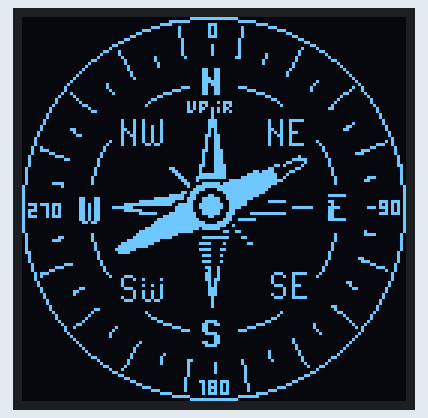
This sketch was run on a simulated Arduino Uno, built with avr-gcc and run on an emulated ATmega328P. On the bench: 128×128 one-colour display.

Above: at 0.6 s.

The sketch:

sh1107_128x128px_compass_image.ino
```cpp
// simple project using Arduino UNO and 128x128 SD1107 OLED Display to show static image of compass
// created by upir, 2023
// youtube channel: https://www.youtube.com/upir_upir

// YOUTUBE VIDEO: https://youtu.be/G1C09eoJ07c
// YOUTUBE VIDEO CLOCK: https://youtu.be/srgsBWHSNSQ
// WOKWI sketch: https://wokwi.com/projects/376931330900285441

// links from the video:
// 128x128 SH1107 OLED Display: https://s.click.aliexpress.com/e/_DdOCQHj
// 128x64 SSD1306 OLED Display: https://s.click.aliexpress.com/e/_DCKdvnh
// Arduino UNO: https://s.click.aliexpress.com/e/_AXDw1h
// Arduino breadboard prototyping shield: https://s.click.aliexpress.com/e/_ApbCwx
// Photopea (online Photoshop-like tool): https://www.photopea.com/
// u8g2 documentation: https://github.com/olikraus/u8g2/wiki/u8gvsu8g2
// Image2cpp (convert array to image): https://javl.github.io/image2cpp/


// Related videos:
// Arduino OLED Clock Project: https://youtu.be/srgsBWHSNSQ
// Arduino Parking Sensor - https://youtu.be/sEWw087KOj0
// Turbo pressure gauge with Arduino and OLED display - https://youtu.be/JXmw1xOlBdk
// Arduino Car Cluster with OLED Display - https://youtu.be/El5SJelwV_0
// Knob over OLED Display - https://youtu.be/SmbcNx7tbX8
// Arduino + OLED = 3D ? - https://youtu.be/kBAcaA7NAlA
// Arduino OLED Gauge - https://youtu.be/xI6dXTA02UQ
// Smaller & Faster Arduino - https://youtu.be/4GfPQoIRqW8


#include <Arduino.h>
#include <U8g2lib.h> // u8g2 library for drawing on OLED display - needs to be installed in Arduino IDE first
#include <Wire.h> // wire library for IIC communication with the OLED display
#include "compass_image.h" // image generated using the image2cpp tool is stored in a separate header file

// if you see the image offset on the display, try uncommenting the "PIMORONI" version of the display, see video for more details
//U8G2_SH1107_128X128_1_HW_I2C u8g2(U8G2_R0); // final display, 128x128px [page buffer, size = 128 bytes], HW IIC connection
U8G2_SH1107_128X128_2_HW_I2C u8g2(U8G2_R0); // final display, 128x128px [page buffer, size = 256 bytes], HW IIC connection
//U8G2_SH1107_PIMORONI_128X128_2_HW_I2C u8g2(U8G2_R0); //[page buffer, size = 256 bytes], HW IIC connection

// IIC connection of the OLED display and Arduino UNO
// +5V > +5V
// GND > GND
// SCL (serial clock) > A5 or SCL
// SDA (serial data) > A4 or SDA


void setup(void) { // Arduino setup
  u8g2.begin();  // begin the u8g2 library
  u8g2.setContrast(255); // set display contrast/brightness
}

void loop(void) { // main Arduino loop

  u8g2.firstPage(); // select the first page of the display (page is 128x8px or 128x16px), since we are using the page drawing method of the u8g2 library
  do { // draw

    u8g2.drawXBMP(0, 0, 128, 128, epd_bitmap_oled_compass_128x128px); // draw fullscreen 128x128px image (drawn in Photopea, generated using image2cpp)

  } while ( u8g2.nextPage() ); // go over all the pages until the whole display is updated
}
```

Source omitted: ompass_image.h (data table, 12653 bytes)
